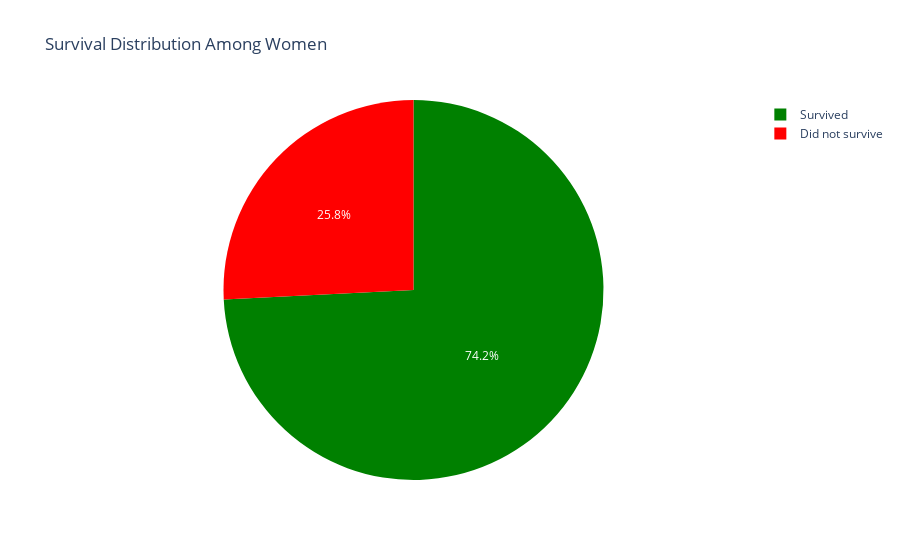

Notebook code cell kept with this figure:
### Code cell
# % of women who survived 
women = df_train_imputed.loc[df_train_imputed.Sex == 'female']["Survived"]
rate_women = sum(women) / len(women) * 100
print(f"{rate_women:.2f}% of women who survived")

# Visualizing the survival distribution Among Women
women_data = df_train_imputed[df_train_imputed.Sex == "female"]
counts = women_data["Survived"].value_counts().reset_index()
counts.columns = ["Survived", "Count"]
counts["Status"] = counts["Survived"].map({0: "Did not survive", 1: "Survived"})

fig = px.pie(counts, names="Status", values="Count", 
         title="Survival Distribution Among Women",
         color_discrete_sequence=["green", "red"])
fig.show()

### Figure 1 — Plotly figure (JSON) as saved in the notebook; plotly's stock layout.template omitted (floating-point values rounded to 4 significant figures)
{"data": [{"domain": {"x": [0, 1], "y": [0, 1]}, "hovertemplate": "Status=%{label}<br>Count=%{value}<extra></extra>", "labels": ["Survived", "Did not survive"], "legendgroup": "", "name": "", "showlegend": true, "type": "pie", "values": [233, 81]}], "layout": {"legend": {"tracegroupgap": 0}, "piecolorway": ["green", "red"], "title": {"text": "Survival Distribution Among Women"}}}
